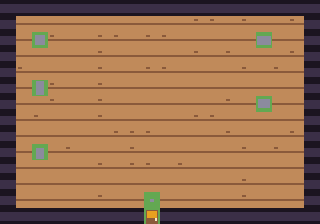
#> input picture assets/mapa_casa.png, 320 x 224 px
$ python -i fondos.py   (imports and definitions only)
#> lines starting #> are read from the running program, lines starting #| are printed output that depends on the picture
### tools/paleta.py
"""Paleta maestra compartida por los scripts de arte.

Espejo de AG.CFG.COLORES en src/config.js. Si cambia un color, cambia en los dos lados.
"""

PALETA = {
    "tinta": "#1b1420",
    "tintaSuave": "#3b2f47",
    "blanco": "#fff8ec",
    "crema": "#f6e7c6",
    "amarillo": "#ffd23f",
    "amarilloClaro": "#ffe98a",
    "ambar": "#e8a020",
    "naranja": "#f2802c",
    "rojo": "#d24b3f",
    "rosa": "#f2a8b8",
    "verde": "#63a852",
    "verdeOscuro": "#2f6b3a",
    "verdeClaro": "#a8d672",
    "cielo": "#7fc7e8",
    "cieloOscuro": "#4a7fb5",
    "atardecer": "#f4a259",
    "morado": "#6b4a8c",
    "marron": "#8a5a3b",
    "marronClaro": "#c08a5a",
    "gris": "#8b8b9e",
    "grisOscuro": "#4a4a5e",
    "negro": "#0b0a10",
}


def rgb(nombre):
    """Devuelve la tupla RGB de un color de la paleta."""
    return hex_a_rgb(PALETA[nombre])


def hex_a_rgb(valor):
    valor = valor.lstrip("#")
    return tuple(int(valor[i : i + 2], 16) for i in (0, 2, 4))


def rgba(nombre, alfa=255):
    return rgb(nombre) + (alfa,)

### tools/fondos.py
#!/usr/bin/env python3
"""Fondos pintados para las pantallas que no son mapas: el título, los créditos y los pétalos.

Antes eran rectángulos y círculos planos dibujados por el motor, y desentonaban con todo lo
demás. Ahora salen de las mismas ilustraciones que los mapas, a la misma escala (1 px de pintura
= 1 px de juego), así no hay un píxel de otro tamaño en ninguna pantalla:

- **título y créditos**: el pueblo de noche, alrededor de la casa de Liss y la plaza;
- **pétalos 1** (el patio de la florería, de día): un escenario de costado, porque Liss corre de
  un lado a otro bajo los pétalos que caen. El cielo y el pasto se pintan acá con la paleta del
  pueblo, y encima van recortes de la pintura del pueblo: la florería, sus barriles y árboles;
- **pétalos 2** (el parque, a las seis de la tarde): igual, con pinos, el banco del pícnic y la
  luz del atardecer de la colina.

En el pasto no hay flores amarillas: el amarillo es de los pétalos que hay que atrapar.

    .venv/bin/python tools/fondos.py           # assets/fondo_<nombre>.png
    .venv/bin/python tools/fondos.py --ver     # además, dist/fondos.png con los tres juntos
"""

from __future__ import annotations

import argparse
import sys
from collections import deque
from pathlib import Path

from PIL import Image, ImageChops, ImageDraw, ImageFilter

sys.path.insert(0, str(Path(__file__).parent))
import escenarios  # noqa: E402
import tiles  # noqa: E402

RAIZ = Path(__file__).resolve().parent.parent
ASSETS = RAIZ / "assets"
ANCHO, ALTO = 480, 270                 # la pantalla del juego
HORIZONTE = 167                       # el mismo 62 % que usa la escena de pétalos

BAYER = [[0, 8, 2, 10], [12, 4, 14, 6], [3, 11, 1, 9], [15, 7, 13, 5]]


def ruido(x: int, y: int, sal: int = 0) -> float:
    return tiles.ruido(x, y, sal)


# [9 lines left out: function ruido_suave, not called in this run]


def mezclar(a, b, t: float):
    return tuple(round(x + (y - x) * t) for x, y in zip(a, b))


# --- la pintura de los mapas --------------------------------------------------------------------

# [5 lines left out: function mapa, not called in this run]


def _luz(color) -> float:
    return 0.3 * color[0] + 0.59 * color[1] + 0.11 * color[2]


def _distancia(a, b) -> int:
    return 3 * (a[0] - b[0]) ** 2 + 4 * (a[1] - b[1]) ** 2 + 2 * (a[2] - b[2]) ** 2


def _vecinos4(x: int, y: int):
    return ((x + 1, y), (x - 1, y), (x, y + 1), (x, y - 1))


def recorte(imagen: Image.Image, formas: list[tuple], tronco: tuple | None = None,
            base: int | None = None, contorno: bool = True) -> Image.Image:
    """Un pedazo de la pintura listo para ir contra el cielo: sin un píxel del suelo que tenía.

    Los frentes de los mapas se recortan con una forma y un ajuste de borde, y algo de pasto
    les queda pegado: no importa, porque se dibujan encima del mismo pasto. Contra un cielo, en
    cambio, cada resto se ve. Así que acá:

    1. los colores del objeto salen de su núcleo (la forma achicada) y los del suelo de un anillo
       por fuera de la forma; cada color se queda del lado donde es más común;
    2. el suelo es lo que se alcanza desde el borde pasando solo por colores de suelo, así un
       verde de pasto adentro de la copa (rodeado de hojas) no se pierde;
    3. en `tronco` (x, desde, piso, medio ancho) manda otra regla: solo sobrevive la madera, que
       tira a rojo, y no el pasto de al lado ni la sombra del piso;
    4. con `base`, todo lo de abajo de esa fila se corta derecho (una casa apoya en una línea);
    5. limpieza: se abre la silueta (fuera lo de menos de 3 px de grueso), queda solo la parte
       más grande y sin agujeros, y se le pone un contorno oscuro con el tono más hondo del
       objeto, para que el borde se lea pintado y no recortado.

    No todo sale bien recortado: los pinos del pueblo están montados de a dos o tres y se llevan
    ramas del vecino. Por eso los fondos usan solo los árboles que quedan limpios.
    """
    mascara_forma = Image.new("L", imagen.size, 0)
    for forma in formas:
        escenarios.dibujar_forma(ImageDraw.Draw(mascara_forma), forma, 255)
    if tronco:
        tx, desde, piso, medio = tronco
        escenarios.dibujar_forma(ImageDraw.Draw(mascara_forma), ("rect", tx - medio, desde, tx + medio + 1, piso + 1), 255)
    x0, y0, x1, y1 = mascara_forma.getbbox()
    margen = 12
    caja = (max(0, x0 - margen), max(0, y0 - margen), min(imagen.width, x1 + margen),
            min(imagen.height, y1 + margen))
    zona = imagen.crop(caja).convert("RGB")
    ancho, alto = zona.size
    px = zona.load()
    forma = mascara_forma.crop(caja)
    lado = max(2, round(min(x1 - x0, y1 - y0) * 0.22))
    nucleo = forma.filter(ImageFilter.MinFilter(2 * lado + 1)).load()
    cerca = forma.filter(ImageFilter.MaxFilter(5)).load()        # la forma, 2 px más ancha
    lejos = forma.filter(ImageFilter.MaxFilter(9)).load()        # de acá para afuera es suelo

    # [5 lines left out: function en_tronco, not called in this run]

    del_objeto, del_suelo = {}, {}
    for y in range(alto):
        for x in range(ancho):
            if nucleo[x, y]:
                del_objeto[px[x, y]] = del_objeto.get(px[x, y], 0) + 1
            elif not lejos[x, y]:
                del_suelo[px[x, y]] = del_suelo.get(px[x, y], 0) + 1
    total_o, total_s = sum(del_objeto.values()) or 1, sum(del_suelo.values()) or 1
    conocidos = list(del_objeto) + list(del_suelo)
    clase: dict = {}

    # [8 lines left out: function es_objeto, not called in this run]

    def es_madera(color) -> bool:
        return color[0] >= color[1] - 2 or _luz(color) < 40

    # [10 lines left out: function es_suelo, not called in this run]

    suelo = [[False] * ancho for _ in range(alto)]
    cola = deque(p for p in [(x, y) for x in range(ancho) for y in (0, alto - 1)] +
                 [(x, y) for y in range(alto) for x in (0, ancho - 1)] if es_suelo(*p))
    for x, y in cola:
        suelo[y][x] = True
    while cola:
        x, y = cola.popleft()
        for nx, ny in _vecinos4(x, y):
            if 0 <= nx < ancho and 0 <= ny < alto and not suelo[ny][nx] and es_suelo(nx, ny):
                suelo[ny][nx] = True
                cola.append((nx, ny))

    marca = Image.new("L", (ancho, alto), 0)
    marca.putdata([0 if suelo[y][x] or not cerca[x, y] else 255 for y in range(alto) for x in range(ancho)])
    marca = limpiar(marca)

    pieza = Image.new("RGBA", (ancho, alto), (0, 0, 0, 0))
    pieza.paste(zona, (0, 0), marca)
    if contorno:
        hondos = sorted(del_objeto, key=_luz)[:max(1, len(del_objeto) // 12)]
        tinta = tuple(round(sum(c[i] for c in hondos) / len(hondos) * 0.65) for i in range(3))
        borde = ImageChops.subtract(marca.filter(ImageFilter.MaxFilter(3)), marca)
        pieza.paste(tinta + (255,), (0, 0), borde)
    return pieza.crop(pieza.getbbox())


# [43 lines left out: function limpiar, not called in this run]


def arbol(imagen: Image.Image, tronco: int, piso: int, medio: int, cx: int, cy: int, rx: int, ry: int) -> Image.Image:
    """Un árbol del pueblo recortado entero: copa y tronco. Mismos números que `#! arbol` en
    maps/pueblo.txt."""
    # La regla del tronco (solo madera) empieza abajo de la copa: si empezara adentro, se comería
    # las hojas que tapan el tronco y el tronco quedaría suelto.
    return recorte(imagen, [("elipse", cx, cy, rx, ry)], tronco=(tronco, cy + round(ry * 0.85), piso, medio))


# [10 lines left out: function a_lo_lejos, not called in this run]


def apoyar(lienzo: Image.Image, pieza: Image.Image, x: int, piso: int) -> None:
    """Pega una pieza con su base en la línea `piso` y centrada en `x`."""
    lienzo.alpha_composite(pieza, (x - pieza.width // 2, piso - pieza.height))


def arboles(imagen: Image.Image) -> dict[str, Image.Image]:
    """Los árboles del pueblo que se recortan limpios: el roble grande y tres redondos. (Los mismos
    números que sus `#! arbol` en maps/pueblo.txt.)"""
    return {
        "roble": arbol(imagen, 298, 110, 10, 298, 38, 40, 36),
        "redondo": arbol(imagen, 744, 208, 4, 744, 188, 12, 18),
        "alto": arbol(imagen, 360, 52, 4, 360, 27, 12, 17),
        "claro": arbol(imagen, 230, 52, 4, 230, 27, 12, 17),
    }


def espejo(pieza: Image.Image) -> Image.Image:
    return pieza.transpose(Image.Transpose.FLIP_LEFT_RIGHT)


# --- cielo y pasto ------------------------------------------------------------------------------

# [210 lines left out: functions cielo, nube, paleta_de_pasto, pasto, camino, sombra_al_pie and 3 more, not called in this run]


# Las ventanas de la casa de Liss en maps/pueblo (x0 y0 x1 y1): de noche tienen la luz prendida.
VENTANAS = [(64, 125, 76, 138), (96, 125, 108, 138), (196, 124, 209, 138)]


# [38 lines left out: functions ventanas_prendidas, fondo_titulo, not called in this run]


FONDOS = {"titulo": fondo_titulo, "petalos1": fondo_petalos1, "petalos2": fondo_petalos2}


# [26 lines left out: functions guardar, main, not called in this run]


# [2 lines not run here, left out]

>>> import cv2
>>> picture = cv2.imread('../assets/mapa_casa.png', cv2.IMREAD_GRAYSCALE)
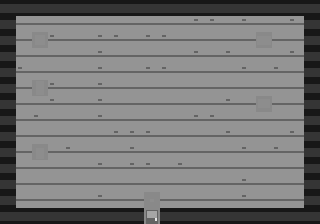
#> picture: shape (224, 320); min 23, max 231, mean 118.7
>>> result = arboles(picture)
#> (the run stopped early here; a loop or call above may not have finished)
